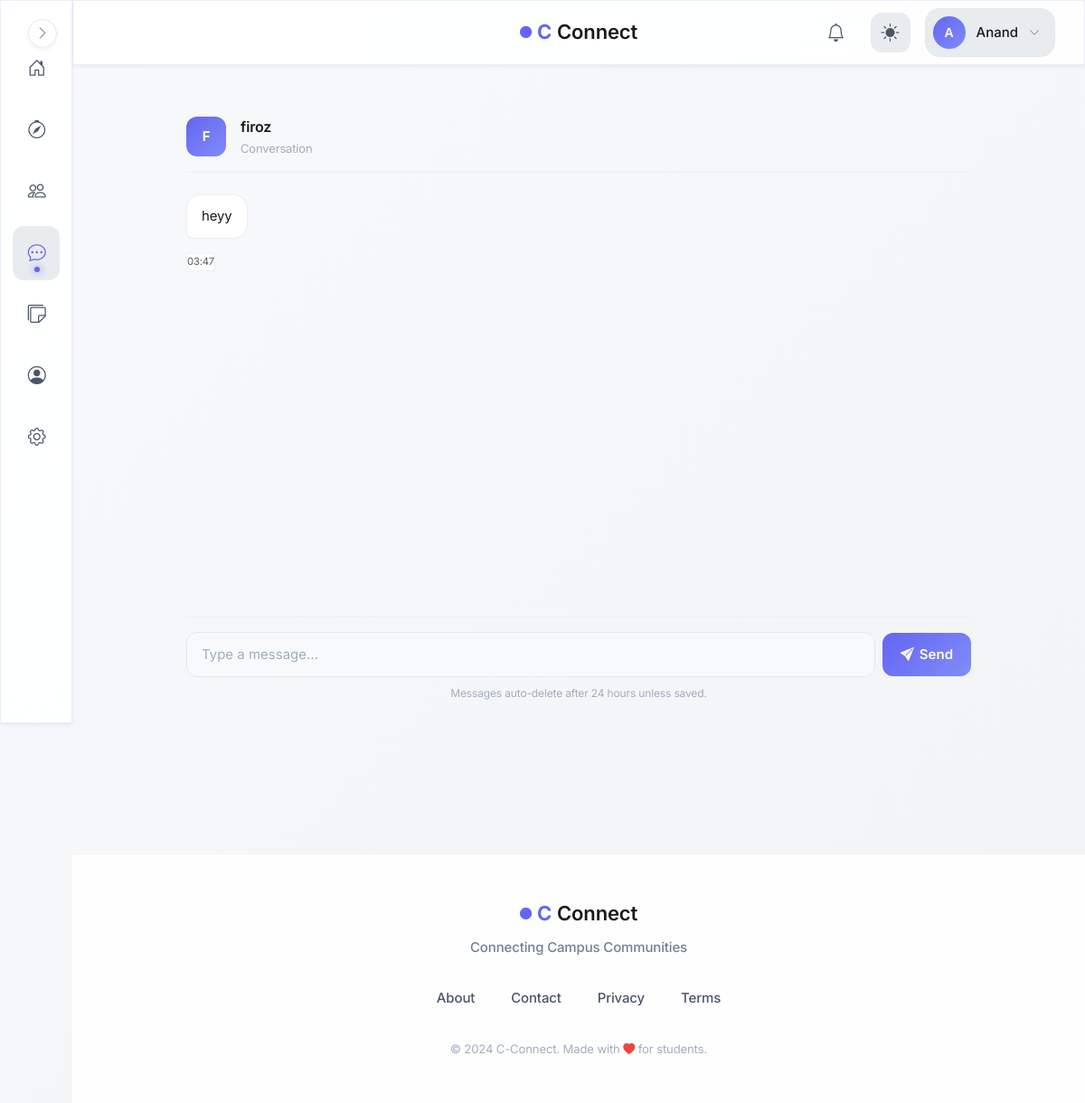
Before: /messages/20 (signed in) with the older database file.
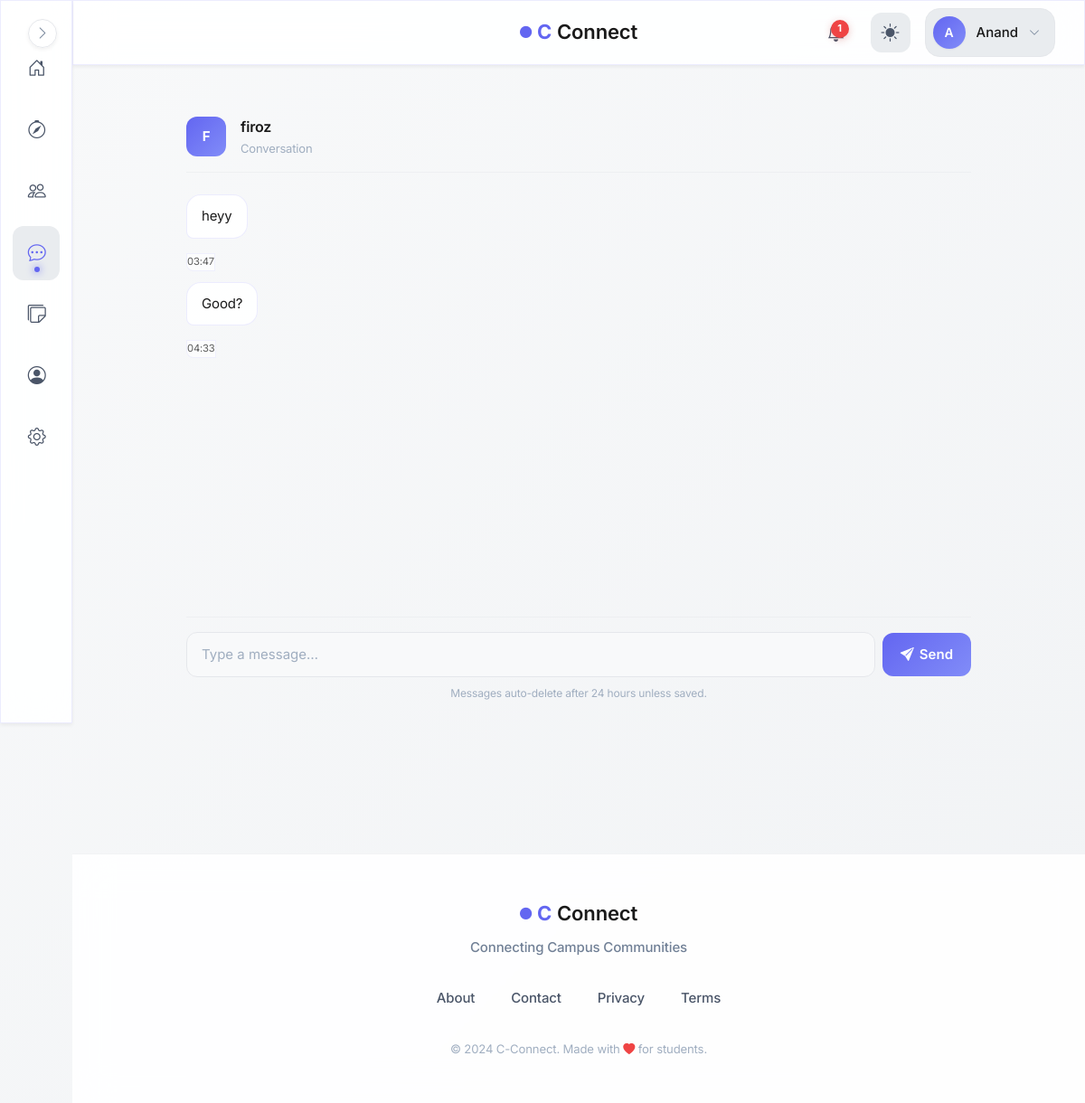
After: the same page with the newer database file.
### models.py (models this page shows, shortened)
class User(UserMixin, db.Model):
    id = db.Column(db.Integer, primary_key=True, autoincrement=True)  # Unique identifier
    username = db.Column(db.String(100), nullable=False)  # Name of the user (later can add this unique if needed)
    email = db.Column(db.String(120), nullable=False, unique=True)  # Email of the user
    password = db.Column(db.String(200), nullable=False)  # Passwords not hashed yet (done in setup_db.py)
    created_at = db.Column(db.DateTime, default=db.func.now())  # Timestamp of account creation
    last_login = db.Column(db.DateTime, nullable=True)  # Timestamp of last login
    pass

class Message(db.Model):
    id = db.Column(db.Integer, primary_key=True)
    sender_id = db.Column(db.Integer, db.ForeignKey("user.id"), nullable=False)
    receiver_id = db.Column(db.Integer, db.ForeignKey("user.id"), nullable=False)
    content = db.Column(db.Text, nullable=False)
    created_at = db.Column(db.DateTime, default=db.func.now(), index=True)
    expires_at = db.Column(db.DateTime, index=True)
    is_saved = db.Column(db.Boolean, default=False)

### blueprints/messages/routes.py (the view, shortened to what this page needs)
@messages.route("/<int:user_id>", methods=["GET", "POST"])
@login_required
def chat(user_id):
    cleanup_expired_messages()
    target_user = User.query.get_or_404(user_id)
    messages = Message.query.filter(
        ((Message.sender_id == current_user.id) & (Message.receiver_id == user_id)) |
        ((Message.sender_id == user_id) & (Message.receiver_id == current_user.id))
    ).order_by(Message.created_at.asc()).all()
    return render_template(
                "messages/chat.html",
                messages=messages,
                target_user=target_user,
                profile=profile
            )

### blueprints/auth/__init__.py (called while the page is built)
@login_manager.user_loader
def load_user(user_id):
    from models import User  # Importing User model for querying  (import here to avoid circular imports)
    return User.query.get(int(user_id))

@auth.after_app_request
def add_header(response):
    if current_user.is_authenticated and request.blueprint == 'auth':
        response.headers['Cache-Control'] = 'no-store, no-cache, must-revalidate, post-check=0, pre-check=0, max-age=0'
        response.headers['Pragma'] = 'no-cache'
        response.headers['Expires'] = '-1'
    return response

### factory_helpers.py (called while the page is built, shortened)
def register_security_headers(app):
    @app.after_request
    def set_secure_headers(response):
        response.headers['Content-Security-Policy'] = (
            "default-src 'self'; "
            "img-src 'self' data: blob: https:; "# Allow external images
            "style-src 'self' 'unsafe-inline' https:; "# ADD https: for CDNs
            "script-src 'self' 'unsafe-inline' https:; "# ADD https: for JS
            "font-src 'self' https: data:; "# Google Fonts
            "connect-src 'self' https:;"  # ← ADD https: for CDNs/maps
        )
        response.headers['X-Content-Type-Options'] = 'nosniff'
        response.headers['X-Frame-Options'] = 'DENY'
        response.headers['Referrer-Policy'] = 'strict-origin-when-cross-origin'
        response.headers['Permissions-Policy'] = 'geolocation=(), microphone=()'
        return response

def register_daily_cleanup(app):
    if not hasattr(app, "_last_notification_cleanup"):
        app._last_notification_cleanup = None
    @app.before_request
    def daily_cleanup():
        now = datetime.now(timezone.utc)
        last = getattr(app, "_last_notification_cleanup", None)
        if last is None or (now - last).days >= 1:
            from blueprints.notifications.service import cleanup_old_notifications
            deleted = cleanup_old_notifications()
            app.logger.info(f"Cleaned up {deleted} old notifications.")
            app._last_notification_cleanup = now

def register_profilevisit_cleanup(app):
    last_cleanup = {'t': 0}
    @app.before_request
    def cleanup_visits():
        now = time.time()
        if now - last_cleanup['t'] < 3600:  # run once every hour
            return

def cleanup_expired_messages(): #message cleanup helper function
    Message.query.filter(
        Message.expires_at < datetime.now(timezone.utc),
        Message.is_saved == False
    ).delete()
    db.session.commit()

### blueprints/messages/templates/messages/chat.html (shortened to what this page needs)
{% extends "base.html" %}
{% block body %}
<div class="chat-page">
    <header class="chat-header">
        <a href="{{ url_for('main.view_user_profile', user_id=target_user.id) }}" class="chat-header__avatar">
          {{ target_user.username[0]|upper }}
            <!-- {% set profile_picture = profile.query.filter_by(user_id=target_user.id).first().profile_picture %}
        </a>
        <div class="chat-header__info">
            <div class="chat-header__name">{{ target_user.username }}</div>
            <div class="chat-header__meta">
                Conversation
            </div>
        </div>
    </header>
    <div id="chatBox" class="chat-messages">
        {% if messages %}
            {% for msg in messages %}
                {% if msg.sender_id == current_user.id %}
                    <div class="message message--outgoing">
                        {{ msg.content }}
                    </div>
                    <div class="message__time" style="margin-top: 0;">
                        {{ msg.created_at.strftime("%H:%M") }}
                    </div>
                {% else %}
                    <div class="message message--incoming">
                        {{ msg.content }}
                    </div>
                    <div class="message__time message--incoming">
                        {{ msg.created_at.strftime("%H:%M") }}
                    </div>
                {% endif %}
            {% endfor %}
        {% else %}
            <div class="chat-empty">
                No messages yet. Say hello 👋
            </div>
        {% endif %}
    </div>
    <div class="chat-input">
        <form method="POST">
            <input type="text"
                   name="content"
                   placeholder="Type a message…"
                   value="{{ form_content or '' }}"
                   required>
            <button type="submit">
                <i class="bi bi-send-fill"></i>
                Send
            </button>
        </form>
        <p class="chat-note">
            Messages auto-delete after 24 hours unless saved.
        </p>
    </div>
</div>
{% endblock %}

### templates/base.html (shortened to what this page needs)
<!DOCTYPE html>
<html lang="en">
<head>
    <link rel="stylesheet" href="https://cdn.jsdelivr.net/npm/bootstrap-icons@1.11.1/font/bootstrap-icons.css">
    <link href="https://cdn.jsdelivr.net/npm/bootstrap@5.3.2/dist/css/bootstrap.min.css" rel="stylesheet">
    <link rel="stylesheet" href="{{ url_for('static', filename='css/global.css') }}">
</head>
<body>
    {% if current_user.is_authenticated %}
        <aside class="sidebar glass-effect" id="sidebar">
            <nav class="sidebar__nav">
                <a href="{{ url_for('main.dashboard') }}" class="sidebar__link" data-tooltip="Dashboard">
                    <div class="sidebar__link-icon">
                        <i class="bi bi-house-door"></i>
                    </div>
                </a>
                <a href="{{ url_for('main.search_page') }}" class="sidebar__link" data-tooltip="Discover">
                    <div class="sidebar__link-icon">
                        <i class="bi bi-compass"></i>
                    </div>
                </a>
                <a href="{{ url_for('connections.connections_home') }}" class="sidebar__link" data-tooltip="Connections">
                    <div class="sidebar__link-icon">
                        <i class="bi bi-people"></i>
                    </div>
                </a>
                <a href="{{ url_for('messages.inbox') }}" class="sidebar__link" data-tooltip="Messages">
                    <div class="sidebar__link-icon">
                        <i class="bi bi-chat-dots"></i>
                    </div>
                </a>
                <a href="/campus-board" class="sidebar__link" data-tooltip="Messages">
                    <div class="sidebar__link-icon">
                        <i class="bi bi-stickies"></i>
                    </div>
                </a>
                <a href="{{ url_for('auth.profile') }}" class="sidebar__link" data-tooltip="Profile">
                    <div class="sidebar__link-icon">
                        <i class="bi bi-person-circle"></i>
                    </div>
                </a>
                <a href="{{ url_for('main.settings') }}" class="sidebar__link" data-tooltip="Settings">
                    <div class="sidebar__link-icon">
                        <i class="bi bi-gear"></i>
                    </div>
                </a>
            </nav>
            <button class="sidebar__toggle" id="sidebarToggle" aria-label="Toggle sidebar">
                <i class="bi bi-chevron-right"></i>
            </button>
        </aside>
        <header class="topbar glass-effect">
            <div class="topbar__container">
                <div class="topbar__center">
                    <a href="{{ url_for('main.home') }}" class="topbar__brand">
                        <span class="brand-icon-small">
                            <i class="bi bi-circle-fill"></i>
                        </span>
                        <span class="brand-c">C</span>
                        <span class="brand-text">Connect</span>
                    </a>
                </div>
                <div class="topbar__actions">
                    <a href="{{ url_for('notifications.notifications_list') }}" class="topbar__icon-btn" aria-label="Notifications">
                        <i class="bi bi-bell"></i>
                        {% set unread = current_user.notifications | selectattr("is_read", "equalto", False) | list %}
                        {% if unread|length > 0 %}
                        <span class="topbar__badge">{{ unread|length }}</span>
                        {% endif %}
                    </a>
                    <button class="topbar__icon-btn topbar__theme-toggle" id="themeToggle" aria-label="Toggle theme">
                        <i class="bi bi-sun-fill" id="themeIcon"></i>
                    </button>
                    <div class="topbar__profile" id="profileDropdown">
                        <button class="topbar__profile-btn" aria-label="Profile menu">
                            <div class="topbar__avatar">
                                {{ current_user.username[0].upper() }}
                            </div>
                            <span class="topbar__username">{{ current_user.username }}</span>
                            <i class="bi bi-chevron-down topbar__profile-arrow"></i>
                        </button>
                    </div>
                </div>
            </div>
        </header>
    {% endif %}
    <main class="main-content">
        {% block body %}{% endblock %}
    </main>
    <footer class="footer">
        <div class="footer__container">
            <div class="footer__brand">
                <div class="footer__logo">
                    <span class="brand-icon-small">
                        <i class="bi bi-circle-fill"></i>
                    </span>
                    <span class="brand-c">C</span>
                    <span class="brand-text">Connect</span>
                </div>
                <p class="footer__tagline">Connecting Campus Communities</p>
            </div>
            <div class="footer__links">
                <a href="{{ url_for('main.about') }}" class="footer__link">About</a>
                <a href="{{ url_for('main.contact') }}" class="footer__link">Contact</a>
                <a href="#" class="footer__link">Privacy</a>
                <a href="#" class="footer__link">Terms</a>
            </div>
            <div class="footer__credits">
                <small>&copy; 2024 C-Connect. Made with <i class="bi bi-heart-fill"></i> for students.</small>
            </div>
        </div>
    </footer>
</body>
</html>

### blueprints/messages/templates/messages/chat.html (style rules this page uses)
.chat-page { max-width: 900px; margin: 0 auto; padding: 0 1rem 2rem; display: flex; flex-direction: column; height: calc(100vh - var(--topbar-height)); }
.chat-header { display: flex; align-items: center; gap: 1rem; padding: 1rem 0; border-bottom: 1px solid var(--border-subtle); }
.chat-header__avatar { width: 44px; height: 44px; border-radius: var(--radius-md); background: linear-gradient(135deg, var(--primary-color), var(--primary-light)); color: white; font-weight: 700; display: flex; align-items: center; justify-content: center; flex-shrink: 0; text-decoration: none; }
.chat-header__info { flex: 1; min-width: 0; }
.chat-header__name { font-size: 1rem; font-weight: 600; color: var(--text-primary); white-space: nowrap; overflow: hidden; text-overflow: ellipsis; }
.chat-header__meta { font-size: 0.8125rem; color: var(--text-muted); }
.chat-messages { flex: 1; overflow-y: auto; padding: 1.5rem 0; display: flex; flex-direction: column; gap: 0.75rem; }
.message { max-width: 75%; padding: 0.75rem 1rem; border-radius: var(--radius-lg); font-size: 0.9375rem; line-height: 1.5; position: relative; word-wrap: break-word; }
.message--incoming { align-self: flex-start; background: var(--glass-bg); border: 1px solid var(--glass-border); color: var(--text-primary); border-bottom-left-radius: var(--radius-sm); }
.message__time { font-size: 0.7rem; opacity: 0.7; margin-top: 0.25rem; text-align: right; }
.chat-input { border-top: 1px solid var(--border-subtle); padding: 1rem 0; }
.chat-input form { display: flex; gap: 0.5rem; align-items: center; }
.chat-input input[type="text"] { flex: 1; padding: 0.75rem 1rem; border-radius: var(--radius-md); border: 1px solid var(--border-color); background: var(--bg-secondary); color: var(--text-primary); font-size: 0.9375rem; }
.chat-input input::placeholder { color: var(--text-muted); }
.chat-input button { padding: 0.75rem 1.25rem; border-radius: var(--radius-md); background: linear-gradient(135deg, var(--primary-color), var(--primary-light)); color: white; border: none; font-weight: 600; display: flex; align-items: center; gap: 0.375rem; transition: all var(--transition-fast); }
.chat-note { font-size: 0.75rem; color: var(--text-muted); margin-top: 0.5rem; text-align: center; }

Changed rows visible on the page:
added Message: content "Good?", created_at "04:33"
Other visible differences:
{{ unread|length }}: (not shown) → "1"
